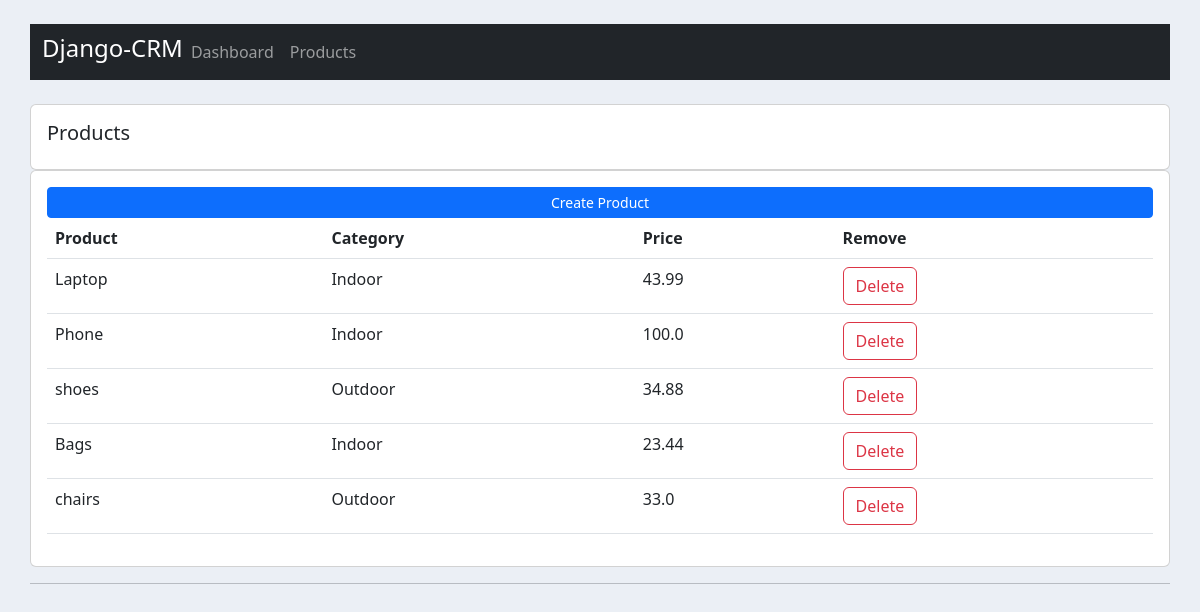
Screenshot of /products/ with the database file from the repository.
### accounts/models.py (models this page shows, shortened)
class Product(models.Model):
    CATEGORY = (
        ('Indoor','Indoor'),
        ('Outdoor','Outdoor')
    )
    name = models.CharField(max_length=200,null=True)
    price = models.FloatField(null=True)
    category = models.CharField(max_length=200,null=True,choices=CATEGORY)
    description =models.CharField(max_length=200,null=True,blank=True)
    date_created = models.DateTimeField(auto_now_add=True,null=True)
    tags = models.ManyToManyField(Tags)

### accounts/views.py (the view)
# urls.py: path('products/',product,name='products'),
def product(request):
    products = Product.objects.all()
    return render(request,'accounts/products.html',{'products':products})

### accounts/templates/accounts/products.html
{% extends 'accounts/main.html' %}
{% block content%}
<br>
<div class="row">
    <div class="col-md">
        <div class="card card-body">
            <h5>Products</h5>
        </div>
        <div class="card card-body">
          <a href="{% url 'create-product' %}" class="btn btn-primary btn-sm btn-block">Create Product</a>
          <table class="table">
            <tr>
                <th>Product</th>
                <th>Category</th>
                <th>Price</th>
                <th>Remove</th>
            </tr>
          {% for i in products %}
          <tr>
           <td> {{i.name}}</td>
           <td> {{i.category}}</td>
           <td> {{i.price}}</td>
           <td>
            <a href="{% url 'delete-product' i.id %}" class="btn btn-outline-danger ">Delete</a>
        </td>
          </tr>
          {% endfor %}
          </table>
        </div>
    </div>
</div>
{% endblock %}

### accounts/templates/accounts/main.html (style rules this page uses)
body { background-color: #ebeff5; }
body { margin: 0 30px 30px; }
a { text-decoration: none; }

### rows the page displays
Product: name "Laptop", category "Indoor", price "43.99"
Product: name "Phone", category "Indoor", price "100.0"
Product: name "shoes", category "Outdoor", price "34.88"
Product: name "Bags", category "Indoor", price "23.44"
Product: name "chairs", category "Outdoor", price "33.0"
